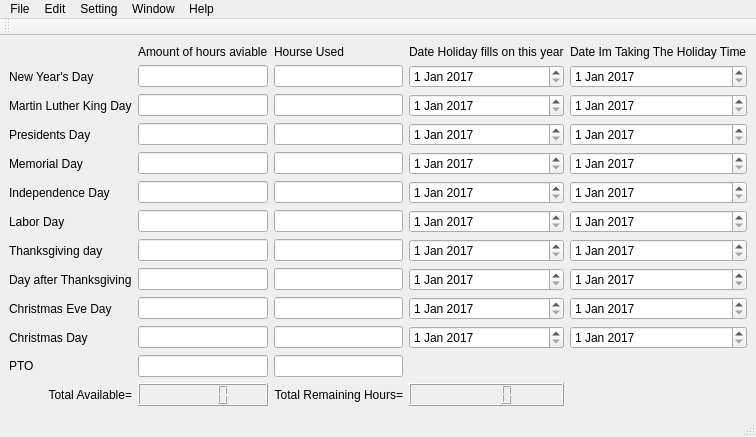
<?xml version="1.0" encoding="UTF-8"?>
<ui version="4.0">
 <class>MainWindow</class>
 <widget class="QMainWindow" name="MainWindow">
  <property name="geometry">
   <rect>
    <x>0</x>
    <y>0</y>
    <width>679</width>
    <height>422</height>
   </rect>
  </property>
  <property name="windowTitle">
   <string>MainWindow</string>
  </property>
  <widget class="QWidget" name="centralwidget">
   <layout class="QGridLayout" name="gridLayout_2">
    <item row="0" column="0">
     <layout class="QGridLayout" name="gridLayout">
      <item row="4" column="3">
       <widget class="QDateEdit" name="dateEdit_7">
        <property name="dateTime">
         <datetime>
          <hour>0</hour>
          <minute>0</minute>
          <second>0</second>
          <year>2017</year>
          <month>1</month>
          <day>1</day>
         </datetime>
        </property>
       </widget>
      </item>
      <item row="3" column="2">
       <widget class="QLineEdit" name="lineEdit_6"/>
      </item>
      <item row="1" column="2">
       <widget class="QLineEdit" name="lineEdit_2"/>
      </item>
      <item row="1" column="4">
       <widget class="QDateEdit" name="dateEdit">
        <property name="dateTime">
         <datetime>
          <hour>0</hour>
          <minute>0</minute>
          <second>0</second>
          <year>2017</year>
          <month>1</month>
          <day>1</day>
         </datetime>
        </property>
       </widget>
      </item>
      <item row="2" column="0">
       <widget class="QLabel" name="label_7">
        <property name="text">
         <string>Martin Luther King Day</string>
        </property>
       </widget>
      </item>
      <item row="2" column="3">
       <widget class="QDateEdit" name="dateEdit_3">
        <property name="dateTime">
         <datetime>
          <hour>0</hour>
          <minute>0</minute>
          <second>0</second>
          <year>2017</year>
          <month>1</month>
          <day>1</day>
         </datetime>
        </property>
       </widget>
      </item>
      <item row="2" column="4">
       <widget class="QDateEdit" name="dateEdit_4">
        <property name="dateTime">
         <datetime>
          <hour>0</hour>
          <minute>0</minute>
          <second>0</second>
          <year>2017</year>
          <month>1</month>
          <day>1</day>
         </datetime>
        </property>
       </widget>
      </item>
      <item row="0" column="4">
       <widget class="QLabel" name="label_2">
        <property name="text">
         <string>Date Im Taking The Holiday Time</string>
        </property>
       </widget>
      </item>
      <item row="3" column="3">
       <widget class="QDateEdit" name="dateEdit_5">
        <property name="dateTime">
         <datetime>
          <hour>0</hour>
          <minute>0</minute>
          <second>0</second>
          <year>2017</year>
          <month>1</month>
          <day>1</day>
         </datetime>
        </property>
       </widget>
      </item>
      <item row="3" column="4">
       <widget class="QDateEdit" name="dateEdit_6">
        <property name="dateTime">
         <datetime>
          <hour>0</hour>
          <minute>0</minute>
          <second>0</second>
          <year>2017</year>
          <month>1</month>
          <day>1</day>
         </datetime>
        </property>
       </widget>
      </item>
      <item row="2" column="1">
       <widget class="QLineEdit" name="lineEdit_3"/>
      </item>
      <item row="2" column="2">
       <widget class="QLineEdit" name="lineEdit_4"/>
      </item>
      <item row="1" column="0">
       <widget class="QLabel" name="label">
        <property name="text">
         <string>New Year's Day</string>
        </property>
       </widget>
      </item>
      <item row="0" column="3">
       <widget class="QLabel" name="label_3">
        <property name="text">
         <string>Date Holiday fills on this year</string>
        </property>
       </widget>
      </item>
      <item row="3" column="0">
       <widget class="QLabel" name="label_8">
        <property name="text">
         <string>Presidents Day</string>
        </property>
       </widget>
      </item>
      <item row="0" column="1">
       <widget class="QLabel" name="label_5">
        <property name="text">
         <string>Amount of hours aviable</string>
        </property>
       </widget>
      </item>
      <item row="0" column="2">
       <widget class="QLabel" name="label_4">
        <property name="text">
         <string>Hourse Used</string>
        </property>
       </widget>
      </item>
      <item row="1" column="1">
       <widget class="QLineEdit" name="lineEdit"/>
      </item>
      <item row="4" column="0">
       <widget class="QLabel" name="label_9">
        <property name="text">
         <string>Memorial Day</string>
        </property>
       </widget>
      </item>
      <item row="4" column="2">
       <widget class="QLineEdit" name="lineEdit_8"/>
      </item>
      <item row="3" column="1">
       <widget class="QLineEdit" name="lineEdit_5"/>
      </item>
      <item row="1" column="3">
       <widget class="QDateEdit" name="dateEdit_2">
        <property name="dateTime">
         <datetime>
          <hour>0</hour>
          <minute>0</minute>
          <second>0</second>
          <year>2017</year>
          <month>1</month>
          <day>1</day>
         </datetime>
        </property>
       </widget>
      </item>
      <item row="4" column="1">
       <widget class="QLineEdit" name="lineEdit_7"/>
      </item>
      <item row="0" column="0">
       <widget class="QLabel" name="label_6">
        <property name="text">
         <string/>
        </property>
       </widget>
      </item>
      <item row="7" column="2">
       <widget class="QLineEdit" name="lineEdit_14"/>
      </item>
      <item row="6" column="3">
       <widget class="QDateEdit" name="dateEdit_11">
        <property name="dateTime">
         <datetime>
          <hour>0</hour>
          <minute>0</minute>
          <second>0</second>
          <year>2017</year>
          <month>1</month>
          <day>1</day>
         </datetime>
        </property>
       </widget>
      </item>
      <item row="8" column="1">
       <widget class="QLineEdit" name="lineEdit_15"/>
      </item>
      <item row="9" column="3">
       <widget class="QDateEdit" name="dateEdit_17">
        <property name="dateTime">
         <datetime>
          <hour>0</hour>
          <minute>0</minute>
          <second>0</second>
          <year>2017</year>
          <month>1</month>
          <day>1</day>
         </datetime>
        </property>
       </widget>
      </item>
      <item row="7" column="0">
       <widget class="QLabel" name="label_12">
        <property name="text">
         <string>Thanksgiving day</string>
        </property>
       </widget>
      </item>
      <item row="5" column="4">
       <widget class="QDateEdit" name="dateEdit_10">
        <property name="dateTime">
         <datetime>
          <hour>0</hour>
          <minute>0</minute>
          <second>0</second>
          <year>2017</year>
          <month>1</month>
          <day>1</day>
         </datetime>
        </property>
       </widget>
      </item>
      <item row="6" column="2">
       <widget class="QLineEdit" name="lineEdit_12"/>
      </item>
      <item row="5" column="0">
       <widget class="QLabel" name="label_10">
        <property name="text">
         <string>Independence Day</string>
        </property>
       </widget>
      </item>
      <item row="6" column="4">
       <widget class="QDateEdit" name="dateEdit_12">
        <property name="dateTime">
         <datetime>
          <hour>0</hour>
          <minute>0</minute>
          <second>0</second>
          <year>2017</year>
          <month>1</month>
          <day>1</day>
         </datetime>
        </property>
       </widget>
      </item>
      <item row="8" column="0">
       <widget class="QLabel" name="label_13">
        <property name="text">
         <string>Day after Thanksgiving</string>
        </property>
       </widget>
      </item>
      <item row="8" column="2">
       <widget class="QLineEdit" name="lineEdit_16"/>
      </item>
      <item row="8" column="3">
       <widget class="QDateEdit" name="dateEdit_15">
        <property name="dateTime">
         <datetime>
          <hour>0</hour>
          <minute>0</minute>
          <second>0</second>
          <year>2017</year>
          <month>1</month>
          <day>1</day>
         </datetime>
        </property>
       </widget>
      </item>
      <item row="9" column="1">
       <widget class="QLineEdit" name="lineEdit_18"/>
      </item>
      <item row="9" column="4">
       <widget class="QDateEdit" name="dateEdit_18">
        <property name="dateTime">
         <datetime>
          <hour>0</hour>
          <minute>0</minute>
          <second>0</second>
          <year>2017</year>
          <month>1</month>
          <day>1</day>
         </datetime>
        </property>
       </widget>
      </item>
      <item row="5" column="3">
       <widget class="QDateEdit" name="dateEdit_9">
        <property name="dateTime">
         <datetime>
          <hour>0</hour>
          <minute>0</minute>
          <second>0</second>
          <year>2017</year>
          <month>1</month>
          <day>1</day>
         </datetime>
        </property>
       </widget>
      </item>
      <item row="6" column="0">
       <widget class="QLabel" name="label_11">
        <property name="text">
         <string>Labor Day</string>
        </property>
       </widget>
      </item>
      <item row="10" column="0">
       <widget class="QLabel" name="label_15">
        <property name="text">
         <string>Christmas Day</string>
        </property>
       </widget>
      </item>
      <item row="10" column="1">
       <widget class="QLineEdit" name="lineEdit_17"/>
      </item>
      <item row="9" column="0">
       <widget class="QLabel" name="label_14">
        <property name="text">
         <string>Christmas Eve Day</string>
        </property>
       </widget>
      </item>
      <item row="10" column="2">
       <widget class="QLineEdit" name="lineEdit_20"/>
      </item>
      <item row="10" column="3">
       <widget class="QDateEdit" name="dateEdit_19">
        <property name="dateTime">
         <datetime>
          <hour>0</hour>
          <minute>0</minute>
          <second>0</second>
          <year>2017</year>
          <month>1</month>
          <day>1</day>
         </datetime>
        </property>
       </widget>
      </item>
      <item row="10" column="4">
       <widget class="QDateEdit" name="dateEdit_20">
        <property name="dateTime">
         <datetime>
          <hour>0</hour>
          <minute>0</minute>
          <second>0</second>
          <year>2017</year>
          <month>1</month>
          <day>1</day>
         </datetime>
        </property>
       </widget>
      </item>
      <item row="4" column="4">
       <widget class="QDateEdit" name="dateEdit_8">
        <property name="dateTime">
         <datetime>
          <hour>0</hour>
          <minute>0</minute>
          <second>0</second>
          <year>2017</year>
          <month>1</month>
          <day>1</day>
         </datetime>
        </property>
       </widget>
      </item>
      <item row="7" column="1">
       <widget class="QLineEdit" name="lineEdit_13"/>
      </item>
      <item row="11" column="0">
       <widget class="QLabel" name="label_16">
        <property name="text">
         <string>PTO</string>
        </property>
       </widget>
      </item>
      <item row="8" column="4">
       <widget class="QDateEdit" name="dateEdit_16">
        <property name="dateTime">
         <datetime>
          <hour>0</hour>
          <minute>0</minute>
          <second>0</second>
          <year>2017</year>
          <month>1</month>
          <day>1</day>
         </datetime>
        </property>
       </widget>
      </item>
      <item row="5" column="2">
       <widget class="QLineEdit" name="lineEdit_10"/>
      </item>
      <item row="6" column="1">
       <widget class="QLineEdit" name="lineEdit_11"/>
      </item>
      <item row="7" column="3">
       <widget class="QDateEdit" name="dateEdit_13">
        <property name="dateTime">
         <datetime>
          <hour>0</hour>
          <minute>0</minute>
          <second>0</second>
          <year>2017</year>
          <month>1</month>
          <day>1</day>
         </datetime>
        </property>
       </widget>
      </item>
      <item row="5" column="1">
       <widget class="QLineEdit" name="lineEdit_9"/>
      </item>
      <item row="7" column="4">
       <widget class="QDateEdit" name="dateEdit_14">
        <property name="dateTime">
         <datetime>
          <hour>0</hour>
          <minute>0</minute>
          <second>0</second>
          <year>2017</year>
          <month>1</month>
          <day>1</day>
         </datetime>
        </property>
       </widget>
      </item>
      <item row="9" column="2">
       <widget class="QLineEdit" name="lineEdit_19"/>
      </item>
      <item row="12" column="3">
       <widget class="QLCDNumber" name="lcdNumber_2"/>
      </item>
      <item row="12" column="2">
       <widget class="QLabel" name="label_18">
        <property name="text">
         <string>Total Remaining Hours=</string>
        </property>
        <property name="alignment">
         <set>Qt::AlignRight|Qt::AlignTrailing|Qt::AlignVCenter</set>
        </property>
       </widget>
      </item>
      <item row="11" column="2">
       <widget class="QLineEdit" name="lineEdit_22"/>
      </item>
      <item row="11" column="1">
       <widget class="QLineEdit" name="lineEdit_21"/>
      </item>
      <item row="12" column="1">
       <widget class="QLCDNumber" name="lcdNumber"/>
      </item>
      <item row="12" column="0">
       <widget class="QLabel" name="label_17">
        <property name="text">
         <string>Total Available=</string>
        </property>
        <property name="alignment">
         <set>Qt::AlignRight|Qt::AlignTrailing|Qt::AlignVCenter</set>
        </property>
       </widget>
      </item>
     </layout>
    </item>
   </layout>
  </widget>
  <widget class="QMenuBar" name="menubar">
   <property name="geometry">
    <rect>
     <x>0</x>
     <y>0</y>
     <width>679</width>
     <height>21</height>
    </rect>
   </property>
   <widget class="QMenu" name="menuFile">
    <property name="title">
     <string>File</string>
    </property>
   </widget>
   <widget class="QMenu" name="menuEdit">
    <property name="title">
     <string>Edit</string>
    </property>
   </widget>
   <widget class="QMenu" name="menuSetting">
    <property name="title">
     <string>Setting</string>
    </property>
   </widget>
   <widget class="QMenu" name="menuWindow">
    <property name="title">
     <string>Window</string>
    </property>
   </widget>
   <widget class="QMenu" name="menuHelp">
    <property name="title">
     <string>Help</string>
    </property>
   </widget>
   <addaction name="menuFile"/>
   <addaction name="menuEdit"/>
   <addaction name="menuSetting"/>
   <addaction name="menuWindow"/>
   <addaction name="menuHelp"/>
  </widget>
  <widget class="QStatusBar" name="statusbar"/>
  <widget class="QToolBar" name="toolBar">
   <property name="windowTitle">
    <string>toolBar</string>
   </property>
   <attribute name="toolBarArea">
    <enum>TopToolBarArea</enum>
   </attribute>
   <attribute name="toolBarBreak">
    <bool>false</bool>
   </attribute>
  </widget>
 </widget>
 <resources/>
 <connections/>
</ui>
